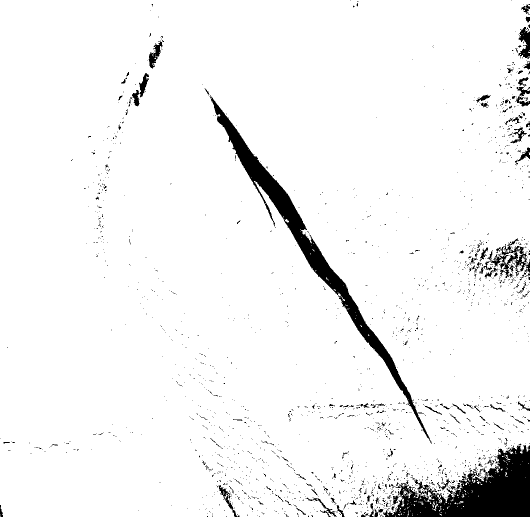
#> input picture Tire_tread_defect_detection1/code6/image1/3.jpg, 1059 x 1033 px, found by its file name (shown at 1/2 size)
$ python cl1.py   (older library calls are emulated)
#> lines starting #> are read from the running program, lines starting #| are printed output that depends on the picture; after the words box and inside, x2 and y2 are one past the last pixel; in counts of white or black regions, pixels touching at a corner belong together; pictures that were not available may be replaced by others from this repository, and a replacement may not be noted
# import the necessary packages
from scipy.spatial import distance as dist
from imutils import perspective
from imutils import contours
import numpy as np
import argparse
import imutils
from cv2 import cv2


# 计算中点
def midpoint(ptA, ptB):
    return ((ptA[0] + ptB[0]) * 0.5, (ptA[1] + ptB[1]) * 0.5)

# [9 lines of commented-out code are left out]
path = "D:\\Tire_Test\\image7\\4\\"
image = path + "3.jpg"
gray = path + "zuidashang.jpg"
pixelsPerMetric = 4
# min = 100
# min = 200
# min = 200
min = 300

####################################################################################################################################

# load the image, convert it to grayscale, and blur it slightly（加载图像，将其转换为灰度，并略微模糊它）
# image = cv2.imread(args["image"])
image = cv2.imread(image)
#> image is the input picture: shape (1033, 1059, 3); min 0, max 255, mean 242.3
gray = cv2.imread(gray)
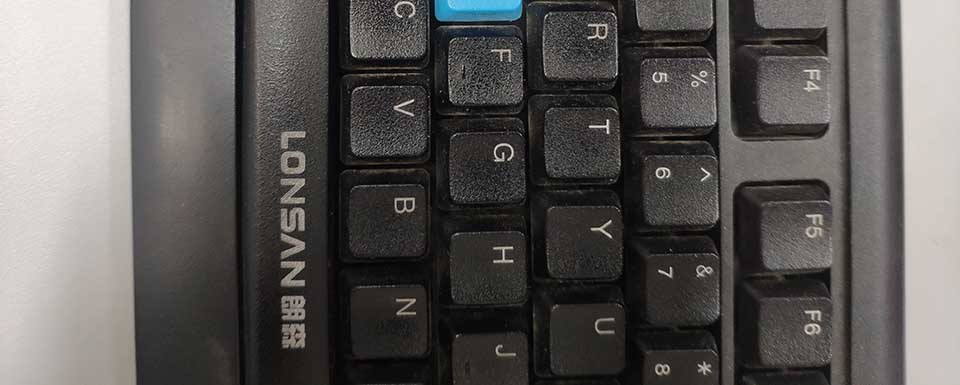
#> input picture Tire_tread_defect_detection/TireTest_20200708/code2/image31/21.jpg, 960 x 385 px, given in place of zuidashang.jpg, which was not available
#> gray is the input picture: shape (385, 960, 3); mean B, G, R 87.7, 89.6, 91.8
# [4 lines of commented-out code are left out]
gray = cv2.erode(gray, None, iterations=1)
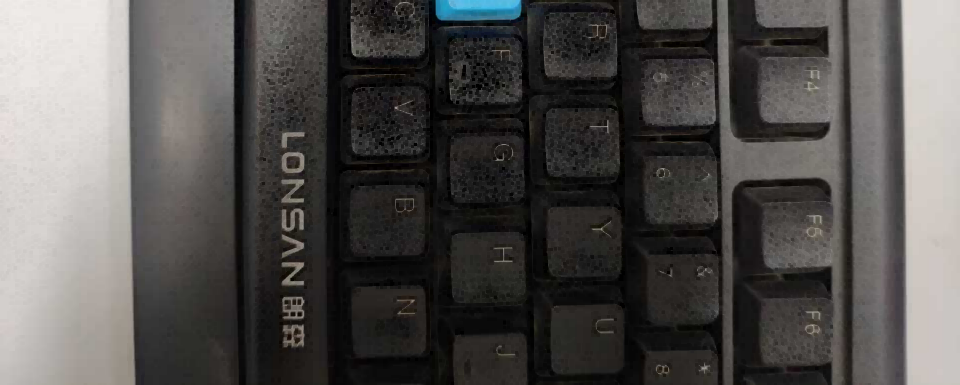
#> gray: shape (385, 960, 3); mean B, G, R 78.6, 80.5, 82.7
gray = cv2.dilate(gray, None, iterations=1)
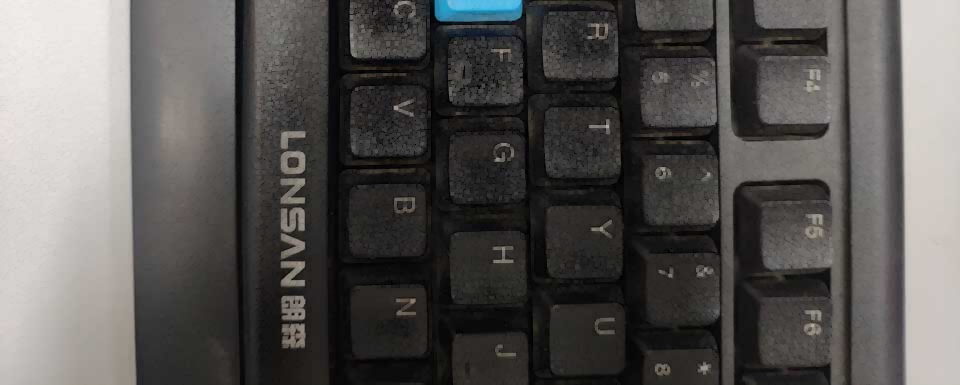
#> gray: shape (385, 960, 3); mean B, G, R 83.8, 85.7, 87.9

cv2.imshow("zui_da_shang", gray)

# perform edge detection, then perform a dilation + erosion to（执行边缘检测，然后执行膨胀+侵蚀到）
# close gaps in between object edges（关闭对象边缘之间的间隙）
edged = cv2.Canny(gray, 50, 100)
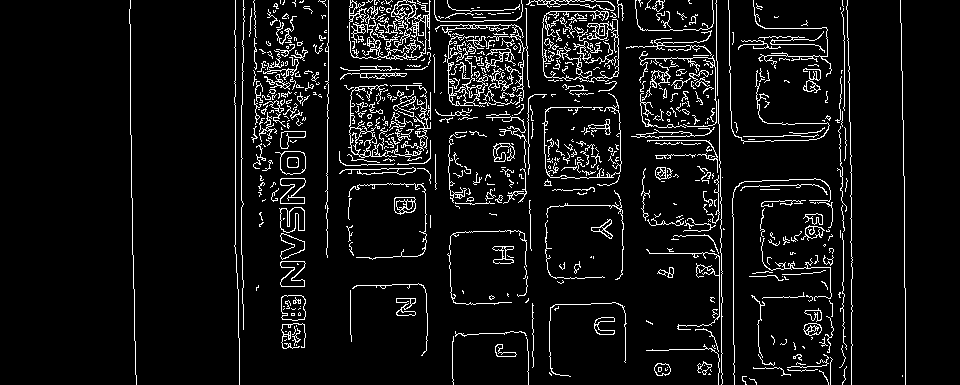
#> edged: shape (385, 960); 7.2% white in thin lines or dots, all inside (x1, y1, x2, y2) = (129, 0, 906, 385)
# cv2.imshow("edge", edged)
edged = cv2.dilate(edged, None, iterations=1)
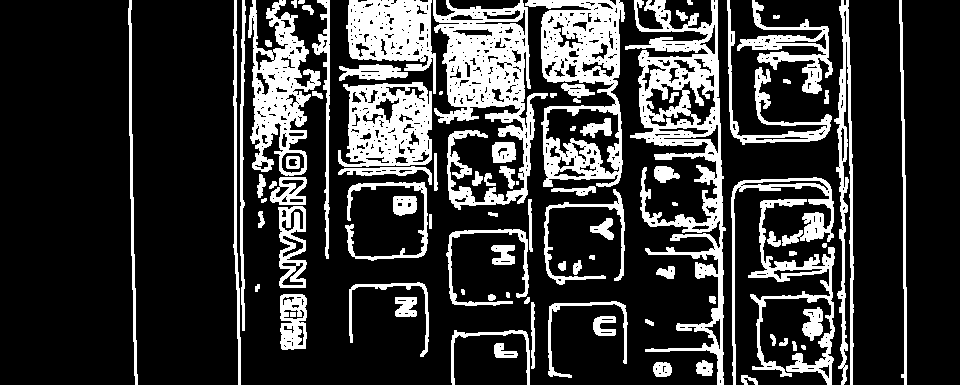
#> edged: shape (385, 960); 22.2% white; 90 white regions (2 under 20 px), largest, box (x1, y1, x2, y2) and area: (625, 0, 726, 385) 11342, (433, 0, 548, 210) 10046, (525, 0, 625, 187) 8334
edged = cv2.erode(edged, None, iterations=1)
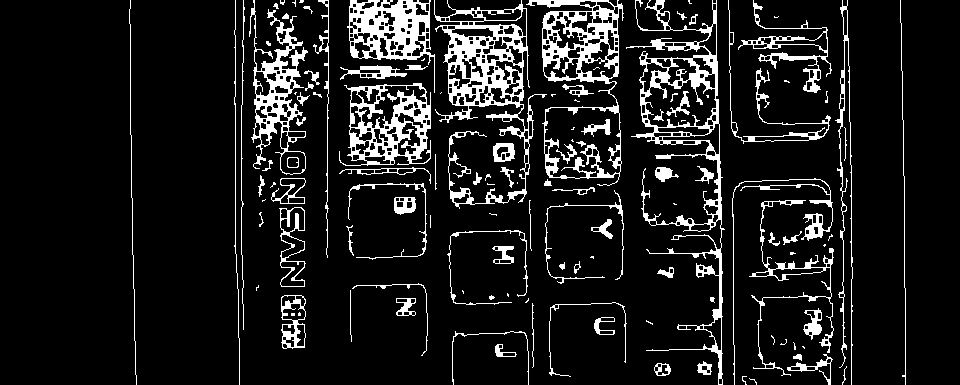
#> edged: shape (385, 960); 11% white; 124 white regions (44 under 20 px)
cv2.imshow("edged", edged)

# find contours in the edge map（在边缘图中找到轮廓）
cnts = cv2.findContours(edged.copy(), cv2.RETR_EXTERNAL, cv2.CHAIN_APPROX_SIMPLE)
#> cnts = 110 contours, 56 with area under 20; largest, box (x1, y1, x2, y2) and area: (526, 0, 624, 186) 10916, (626, 0, 725, 385) 9486, (434, 0, 547, 209) 8549, (339, 83, 431, 166) 5732, (347, 0, 435, 93) 4390
cnts = imutils.grab_contours(cnts)
# print(cnts,type(cnts))    # list 所有轮廓像素的集合

# sort the contours from left-to-right and initialize the（对轮廓从左到右排序，并初始化）
# 'pixels per metric' calibration variable（“单位像素”校正变量）
(cnts, _) = contours.sort_contours(cnts)
# pixelsPerMetric = None
# print(cnts,type(cnts))    # tuple 排序后的元组

####################################################################################################################################
# while True:
# loop over the contours individually（分别绕着轮廓线）
orig = image.copy()
for c in cnts:
# if the contour is not sufficiently large, ignore it（如果轮廓不够大，忽略它）
    if cv2.contourArea(c) < min:
        continue

    # compute the rotated bounding box of the contour（计算轮廓的旋转包围盒）
    # orig = image.copy()
    box = cv2.minAreaRect(c)    # 求出在上述点集下的最小面积矩形
    box = cv2.cv.BoxPoints(box) if imutils.is_cv2() else cv2.boxPoints(box)    # 画最小外接矩形
    box = np.array(box, dtype="int")

    # order the points in the contour such that they appear
    # in top-left, top-right, bottom-right, and bottom-left
    # order, then draw the outline of the rotated bounding
    # box（对轮廓中的点进行排序，使它们按左上、右上、右下和左下的顺序出现，然后绘制旋转后的包围框的轮廓）
    box = perspective.order_points(box)
    cv2.drawContours(orig, [box.astype("int")], -1, (0, 255, 0), 2)

    # loop over the original points and draw them（在原来的点上循环并画出它们）
    for (x, y) in box:
        cv2.circle(orig, (int(x), int(y)), 5, (0, 0, 255), -1)

        ####################################################################################################################################

        # unpack the ordered bounding box, then compute the midpoint
        # between the top-left and top-right coordinates, followed by
        # the midpoint between bottom-left and bottom-right coordinates
        #（解压缩有序边界框，然后计算左上角和右上角坐标之间的中点，以及左下角和右下角坐标之间的中点）
        (tl, tr, br, bl) = box
        (tltrX, tltrY) = midpoint(tl, tr)
        (blbrX, blbrY) = midpoint(bl, br)

        # compute the midpoint between the top-left and top-right points,
        # followed by the midpoint between the top-righ and bottom-right
        #（计算左上点和右上点之间的中点，以及右上点和右下点之间的中点）
        (tlblX, tlblY) = midpoint(tl, bl)
        (trbrX, trbrY) = midpoint(tr, br)

        # draw the midpoints on the image（在图像上画中点）
        cv2.circle(orig, (int(tltrX), int(tltrY)), 5, (255, 0, 0), -1)
        cv2.circle(orig, (int(blbrX), int(blbrY)), 5, (255, 0, 0), -1)
        cv2.circle(orig, (int(tlblX), int(tlblY)), 5, (255, 0, 0), -1)
        cv2.circle(orig, (int(trbrX), int(trbrY)), 5, (255, 0, 0), -1)

        # draw lines between the midpoints（在中点之间画线）
        cv2.line(orig, (int(tltrX), int(tltrY)), (int(blbrX), int(blbrY)), (255, 0, 255), 2)
        cv2.line(orig, (int(tlblX), int(tlblY)), (int(trbrX), int(trbrY)), (255, 0, 255), 2)

        ####################################################################################################################################

        # compute the Euclidean distance between the midpoints（计算中点之间的欧氏距离）
        dA = dist.euclidean((tltrX, tltrY), (blbrX, blbrY))
        dB = dist.euclidean((tlblX, tlblY), (trbrX, trbrY))

        # if the pixels per metric has not been initialized, then
        # compute it as the ratio of pixels to supplied metric
        # (in this case, inches)
        #（如果每个度量的像素没有初始化，那么将其计算为像素与提供的度量的比率(在本例中为英寸)）
        # if pixelsPerMetric is None:
            # pixelsPerMetric = dB / args["width"]
            # pixelsPerMetric = args["width"]

        ####################################################################################################################################

        # compute the size of the object（计算对象的大小）
        dimA = dA / pixelsPerMetric
        dimB = dB / pixelsPerMetric

        # draw the object sizes on the image（在图像上绘制对象大小）
        cv2.putText(orig, "{:.1f}mm".format(dimA),
        (int(tltrX - 15), int(tltrY - 10)), cv2.FONT_HERSHEY_SIMPLEX, 1, (255, 255, 0), 2)      # 0.65
        cv2.putText(orig, "{:.1f}mm".format(dimB), (int(trbrX + 10), int(trbrY)), cv2.FONT_HERSHEY_SIMPLEX, 1, (255, 255, 0), 2)

        # show the output image（显示输出图像）
        cv2.imshow("Image", orig)
        cv2.waitKey(500)
    cv2.waitKey(500)
#> this loop made 110 passes
#> box on passes 4, 12, 14, 16, 29, 30, 32, 36, 41, 53, 59: [[248, 0], [305, -1], [309, 173], [251, 174]], [[271, 178], [305, 178], [305, 203], [271, 203]], [[278, 207], [304, 206], [305, 285], [280, 286]], [[281, 295], [305, 295], [305, 348], [281, 348]], [[339, 83], [430, 83], [430, 165], [339, 165]], [[339, 65], [405, 64], [406, 77], [340, 79]], [[347, 0], [434, 0], [434, 92], [347, 92]], [[394, 197], [415, 197], [415, 214], [394, 214]], [[433, 0], [545, -1], [547, 207], [436, 208]], [[493, 143], [514, 143], [514, 161], [493, 161]], [[526, 0], [623, 0], [623, 185], [526, 185]]
#> c on passes 40, 43, 49, 56, 57: [[430, 215], [430, 227]], [[441, 92], [440, 93]], [[487, 183], [487, 184], [494, 184], [488, 184]], [[507, 293], [507, 295], [508, 296], [508, 294]], [[517, 182], [517, 183]]
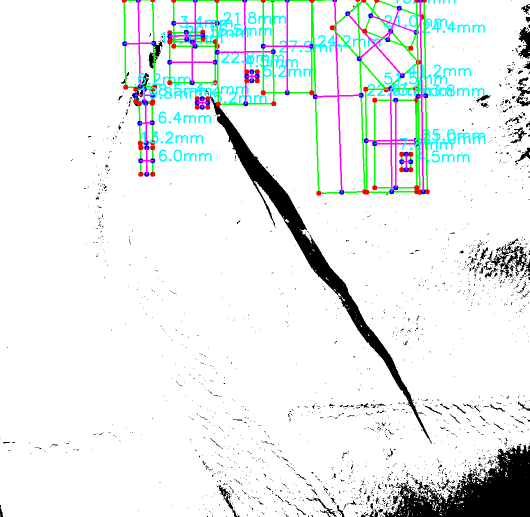
#> orig: shape (1033, 1059, 3) (shown at 1/2 size); 4.94% of pixels changed, all inside (x1, y1, x2, y2) = (243, 0, 971, 392)
cv2.waitKey(3000)
